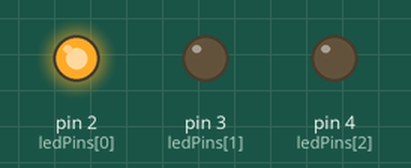
This sketch was run on a simulated Arduino Uno, built with avr-gcc and run on an emulated ATmega328P. Parts: output pins drawn as LEDs (lit = HIGH).

Above: at 0.1 s.
At 1.3 s:
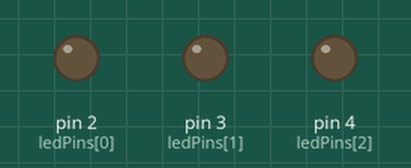
At 3.5 s:
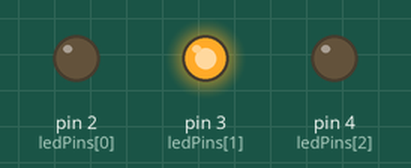
At 6.2 s:
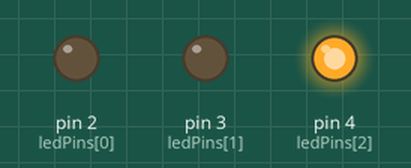
Timing chart, 0 to 8.8 s (numbered marks = the images above):
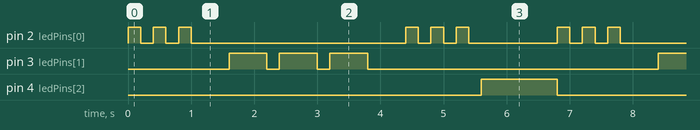

Measured:
- by itself, pin 3 (ledPins[1]): repeats every 6.8 s: 2 × (LOW 0.20 s, HIGH 0.60 s), LOW 4.6 s, HIGH 0.60 s
- by itself, pin 4 (ledPins[2]): alternates HIGH for 1.2 s and LOW for 5.6 s
- by itself, pin 2 (ledPins[0]): repeats every 6.8 s: 2 × (LOW 0.20 s, HIGH 0.20 s), LOW 3.4 s, 2 × (HIGH 0.20 s, LOW 0.20 s), HIGH 0.20 s, LOW 1.4 s, HIGH 0.20 s

The sketch:

morsetransmit1.ino
```cpp
enum leds {
  dotLed,
  dashLed,
  wordLed
};

// the pins have been setup in an array
int ledPins[] = {2,3,4};
int pulseInterval = 200;

void setup()
{
  //intiliaze the pins to OUTPUT mode
  for(byte thisPin = 0; thisPin < (sizeof(ledPins)/sizeof(int)); thisPin++)
    pinMode(ledPins[thisPin],OUTPUT);
}

void loop()
{
  //
  for(int i=1;i<=3;i++)
    dot();
  delay(400);
  for(int i=1;i<=3;i++)
    dash();
  delay(400);
  for(int i=1;i<=3;i++)
    dot();
  digitalWrite(ledPins[wordLed],HIGH);
  delay(1200);
  digitalWrite(ledPins[wordLed],LOW);
}

void dot()
{
  // short blink of 1 time unit (200ms) on the dot led
  int dotInterval = 200;

  digitalWrite(ledPins[dotLed],HIGH);
  delay(dotInterval);
  digitalWrite(ledPins[dotLed],LOW);
  delay(pulseInterval);
}

void dash()
{
  // longer blink of 3 time units (600ms) on the dash led
  int dashInterval = 600;

  digitalWrite(ledPins[dashLed],HIGH);
  delay(dashInterval);
  digitalWrite(ledPins[dashLed],LOW);
  delay(pulseInterval);
}
```
